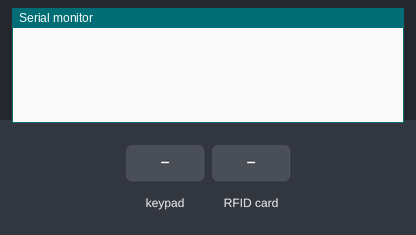
Bench run of a sketch on a simulated Arduino Mega 2560, built with avr-gcc and run on an emulated ATmega2560. Shown: the last lines printed to the serial monitor. The inputs (shaded band) are chosen by the test bench.

Above: at 1.2 s.
1.3 s: key '#' pressed
At 1.8 s:
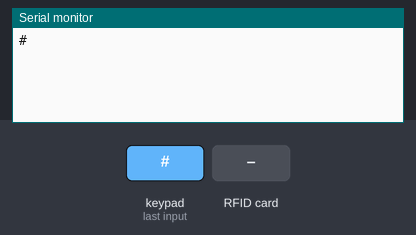
2.8 s: RFID card 5E 7A 19 C4 held to the reader
At 4.0 s:
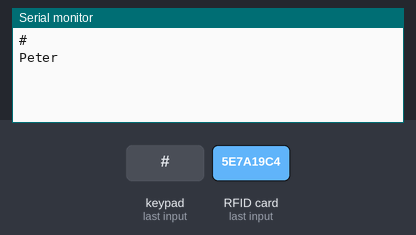
4.3 s: keypad keys 3 7 3 8 4 1 4 2 # pressed 0.4 s apart
At 8.9 s:
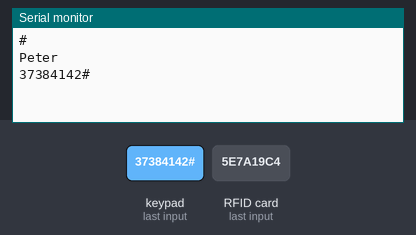
9.4 s: keypad keys 4 5 4 6 4 9 # pressed 0.4 s apart
At 13.3 s:
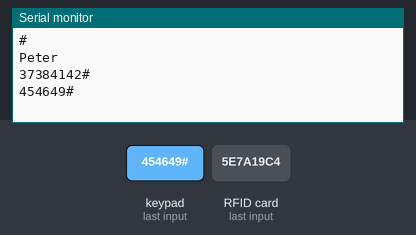

The sketch:

donateKiosk.ino
```cpp
#include <Key.h>
#include <Keypad.h>
#include <RFID.h>
#include <SPI.h>

// NFC reader specific definitions
#define SS_PIN 53
#define RST_PIN 5

RFID rfid(SS_PIN, RST_PIN);
unsigned long pastNFCTime = 0;
unsigned long delayNFCMillis = 2000;


// Keypad specific definitions
const byte rows = 4; //four rows
const byte cols = 3; //three columns
char keys[rows][cols] = {
  {'1', '2', '3'},
  {'4', '5', '6'},
  {'7', '8', '9'},
  {'*', '0', '#'}
};
byte rowPins[rows] = {37, 38, 41, 42}; //connect to the row pinouts of the keypad
byte colPins[cols] = {45, 46, 49}; //connect to the column pinouts of the keypad
Keypad keypad = Keypad( makeKeymap(keys), rowPins, colPins, rows, cols );
String outcome = "";
char key;
void setup() {
  Serial.begin(115200);
  SPI.begin();
  rfid.init();
  keypad.setDebounceTime(50);
}

void loop() {
  if (rfid.isCard() && rfid.readCardSerial()) {
    if (millis() - pastNFCTime >= delayNFCMillis) {
      Serial.println("Peter");
      pastNFCTime = millis();
    }

  }

  key = keypad.getKey();

  if (key != NO_KEY) {
    outcome += key;
    if(key == '#') {
      Serial.println(outcome);
      outcome = "";
    }
  }

  rfid.halt();
}
```

Measured:
- after the input at 1.3 s, the serial monitor: prints a new line at once (image 1)
- after the input at 2.8 s, the serial monitor: prints a new line at once (image 2)
- after the input at 4.3 s, the serial monitor: prints a new line after 3.2 s (image 3)
- after the input at 9.4 s, the serial monitor: prints a new line after 2.4 s (image 4)
